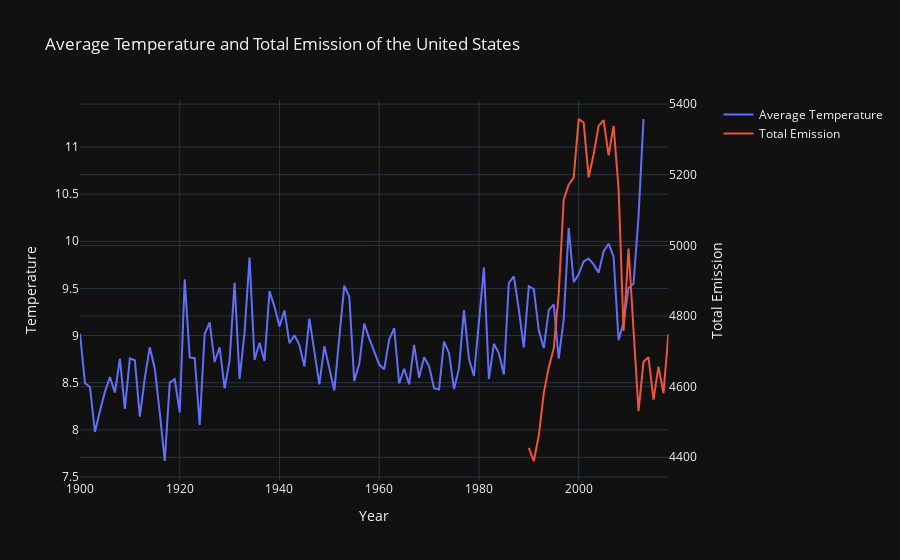

This figure's notebook cell:
### Code cell
import plotly.graph_objects as go
from plotly.subplots import make_subplots

fig = make_subplots(specs=[[{"secondary_y": True}]])

us = temp_country_yearly[temp_country_yearly.Country == "United States"]
us_emission = emission_countries_yearly[emission_countries_yearly["Country"] == "United States"]

fig.add_trace(go.Scatter(x=us.Year, y=us.AverageTemperature, name="Average Temperature"), secondary_y=False)

fig.add_trace(go.Scatter(x=us_emission.Year, y=us_emission.TotalEmission, name="Total Emission"), secondary_y=True)

fig.update_layout(title_text="Average Temperature and Total Emission of the United States")

fig.update_xaxes(title_text="Year")
fig.update_yaxes(title_text="Temperature", secondary_y=False)
fig.update_yaxes(title_text="Total Emission", secondary_y=True)

fig.show()

### Figure 1 — Plotly figure (JSON) as saved in the notebook; plotly's stock layout.template omitted (floating-point values rounded to 4 significant figures)
{"data": [{"name": "Average Temperature", "x": [1900, 1901, 1902, 1903, 1904, 1905, 1906, 1907, 1908, 1909, 1910, 1911, 1912, 1913, 1914, 1915, 1916, 1917, 1918, 1919, 1920, 1921, 1922, 1923, 1924, 1925, 1926, 1927, 1928, 1929, 1930, 1931, 1932, 1933, 1934, 1935, 1936, 1937, 1938, 1939, 1940, 1941, 1942, 1943, 1944, 1945, 1946, 1947, 1948, 1949, 1950, 1951, 1952, 1953, 1954, 1955, 1956, 1957, 1958, 1959, 1960, 1961, 1962, 1963, 1964, 1965, 1966, 1967, 1968, 1969, 1970, 1971, 1972, 1973, 1974, 1975, 1976, 1977, 1978, 1979, 1980, 1981, 1982, 1983, 1984, 1985, 1986, 1987, 1988, 1989, 1990, 1991, 1992, 1993, 1994, 1995, 1996, 1997, 1998, 1999, 2000, 2001, 2002, 2003, 2004, 2005, 2006, 2007, 2008, 2009, 2010, 2011, 2012, 2013], "y": [9.022, 8.495, 8.454, 7.977, 8.201, 8.402, 8.56, 8.394, 8.756, 8.222, 8.758, 8.738, 8.141, 8.552, 8.877, 8.648, 8.18, 7.669, 8.501, 8.538, 8.184, 9.596, 8.768, 8.76, 8.052, 9.016, 9.14, 8.719, 8.876, 8.44, 8.738, 9.561, 8.54, 9.031, 9.827, 8.742, 8.922, 8.731, 9.472, 9.307, 9.097, 9.266, 8.919, 9.004, 8.898, 8.671, 9.18, 8.836, 8.482, 8.888, 8.656, 8.417, 8.979, 9.53, 9.411, 8.517, 8.7, 9.126, 8.97, 8.825, 8.692, 8.642, 8.957, 9.08, 8.492, 8.648, 8.483, 8.902, 8.553, 8.771, 8.673, 8.443, 8.428, 8.935, 8.816, 8.431, 8.651, 9.27, 8.751, 8.572, 9.136, 9.722, 8.54, 8.912, 8.811, 8.587, 9.559, 9.628, 9.275, 8.873, 9.522, 9.494, 9.056, 8.867, 9.27, 9.331, 8.754, 9.173, 10.14, 9.567, 9.65, 9.786, 9.816, 9.755, 9.668, 9.893, 9.975, 9.838, 8.951, 9.137, 9.506, 9.55, 10.26, 11.3], "type": "scatter", "xaxis": "x", "yaxis": "y"}, {"name": "Total Emission", "x": ["2018", "2017", "2016", "2015", "2014", "2013", "2012", "2011", "2010", "2009", "2008", "2007", "2006", "2005", "2004", "2003", "2002", "2001", "2000", "1999", "1998", "1997", "1996", "1995", "1994", "1993", "1992", "1991", "1990"], "y": [4750.0, 4582.0, 4657.0, 4564.0, 4683.0, 4670.0, 4531.0, 4753.0, 4991.0, 4758.0, 5162.0, 5339.0, 5255.0, 5354.0, 5338.0, 5258.0, 5193.0, 5348.0, 5358.0, 5192.0, 5172.0, 5129.0, 4864.0, 4708.0, 4655.0, 4582.0, 4462.0, 4390.0, 4426.0], "type": "scatter", "xaxis": "x", "yaxis": "y2"}], "layout": {"xaxis": {"anchor": "y", "domain": [0.0, 0.94], "title": {"text": "Year"}}, "yaxis": {"anchor": "x", "domain": [0.0, 1.0], "title": {"text": "Temperature"}}, "yaxis2": {"anchor": "x", "overlaying": "y", "side": "right", "title": {"text": "Total Emission"}}, "title": {"text": "Average Temperature and Total Emission of the United States"}}}
